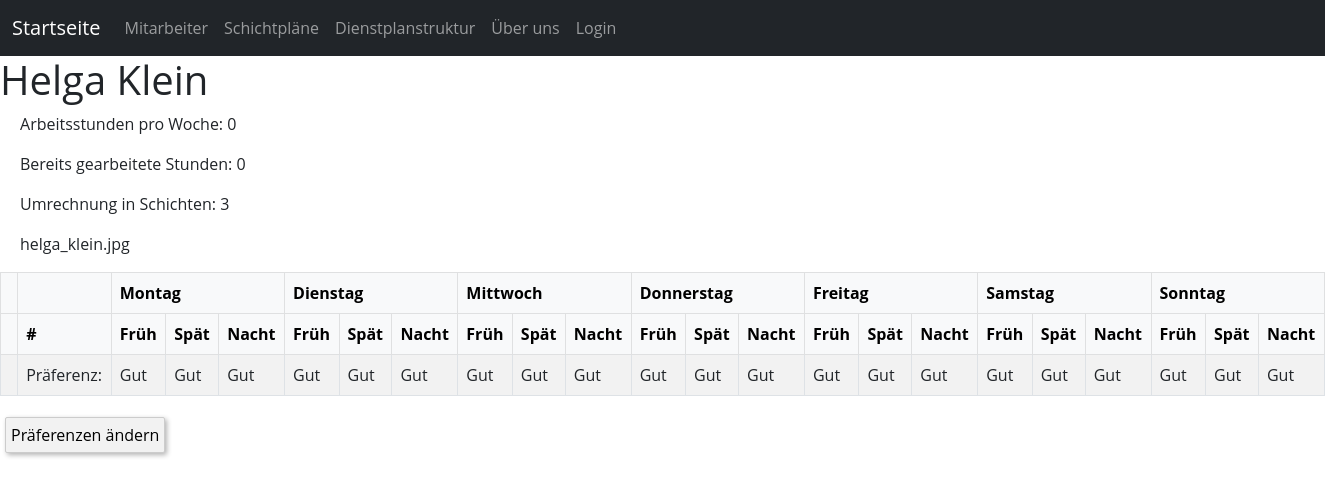
The page /employee/2 on the database its author committed.
### scheduler/models.py (models this page shows, shortened)
class Employee(models.Model):
    user = models.ForeignKey(User, related_name='employee', on_delete=models.CASCADE, null=True)
    name = models.CharField(max_length=50)
    working_hours_per_week = models.PositiveIntegerField(default=0)
    worked_hours = models.PositiveIntegerField(default=0)
    shifts_per_week = models.PositiveIntegerField()
    slug = models.SlugField(default="", null=False)

class Preferences(models.Model):
    employee = models.OneToOneField(Employee, on_delete=models.CASCADE)
    OPTION_ONE = 'OPTION_ONE'
    OPTION_TWO = 'OPTION_TWO'
    OPTION_THREE = 'OPTION_THREE'
    MY_CHOICES = [
        (OPTION_ONE, 'Gut'),
        (OPTION_TWO, 'Würde gehen, aber nicht gut'),
        (OPTION_THREE, 'Gar nicht'),
    ]
    monday_1 = models.CharField(max_length=20,choices=MY_CHOICES,default=OPTION_ONE,)
    monday_2 = models.CharField(max_length=20,choices=MY_CHOICES,default=OPTION_ONE,)
    monday_3 = models.CharField(max_length=20,choices=MY_CHOICES,default=OPTION_ONE,)
    tuesday_1 = models.CharField(max_length=20,choices=MY_CHOICES,default=OPTION_ONE,)
    tuesday_2 = models.CharField(max_length=20,choices=MY_CHOICES,default=OPTION_ONE,)
    tuesday_3 = models.CharField(max_length=20,choices=MY_CHOICES,default=OPTION_ONE,)
    wednesday_1 = models.CharField(max_length=20,choices=MY_CHOICES,default=OPTION_ONE,)
    wednesday_2 = models.CharField(max_length=20,choices=MY_CHOICES,default=OPTION_ONE,)
    wednesday_3 = models.CharField(max_length=20,choices=MY_CHOICES,default=OPTION_ONE,)
    thursday_1 = models.CharField(max_length=20,choices=MY_CHOICES,default=OPTION_ONE,)
    thursday_2 = models.CharField(max_length=20,choices=MY_CHOICES,default=OPTION_ONE,)
    thursday_3 = models.CharField(max_length=20,choices=MY_CHOICES,default=OPTION_ONE,)
    friday_1 = models.CharField(max_length=20,choices=MY_CHOICES,default=OPTION_ONE,)
    friday_2 = models.CharField(max_length=20,choices=MY_CHOICES,default=OPTION_ONE,)
    friday_3 = models.CharField(max_length=20,choices=MY_CHOICES,default=OPTION_ONE,)
    saturday_1 = models.CharField(max_length=20,choices=MY_CHOICES,default=OPTION_ONE,)
    saturday_2 = models.CharField(max_length=20,choices=MY_CHOICES,default=OPTION_ONE,)
    saturday_3 = models.CharField(max_length=20,choices=MY_CHOICES,default=OPTION_ONE,)
    sunday_1 = models.CharField(max_length=20,choices=MY_CHOICES,default=OPTION_ONE,)
    sunday_2 = models.CharField(max_length=20,choices=MY_CHOICES,default=OPTION_ONE,)
    sunday_3 = models.CharField(max_length=20,choices=MY_CHOICES,default=OPTION_ONE,)

### scheduler/views.py (the view)
# urls.py: path("employee/<int:id>", views.employee, name="employee"),
def employee(request, id):
    employee = get_object_or_404(Employee, pk=id)
    path = employee.name.lower().replace(" ", "_")
    return render(request, "scheduler/employee.html", {
        "employee" : employee,
        "path" : f"{path}.jpg",
    })

### scheduler/templates/scheduler/employee.html (shortened to what this page needs)
{% extends 'scheduler/base.html' %}
{% block content %}
    <h1>{{employee.name}}</h1>
    <p>Arbeitsstunden pro Woche: {{employee.working_hours_per_week}}</p>
    <p>Bereits gearbeitete Stunden: {{employee.worked_hours}}</p>
    <p>Umrechnung in Schichten: {{employee.shifts_per_week}}</p>
    <p>{{path}}</p>
    <table class="table table-striped table-hover table-bordered">
        <thead class="table-light">
          <tr>
            <th scope="col"></th>
            <th scope="col"></th>
            <th colspan="3">Montag</th>
            <th colspan="3">Dienstag</th>
            <th colspan="3">Mittwoch</th>
            <th colspan="3">Donnerstag</th>
            <th colspan="3">Freitag</th>
            <th colspan="3">Samstag</th>
            <th colspan="3">Sonntag</th>
        </tr>
        <tr>
            <th scope="col"></th>
            <th scope="col">#</th>
            <th scope="col">Früh</th>
            <th scope="col">Spät</th>
            <th scope="col">Nacht</th>
            <th scope="col">Früh</th>
            <th scope="col">Spät</th>
            <th scope="col">Nacht</th>
            <th scope="col">Früh</th>
            <th scope="col">Spät</th>
            <th scope="col">Nacht</th>
            <th scope="col">Früh</th>
            <th scope="col">Spät</th>
            <th scope="col">Nacht</th>
            <th scope="col">Früh</th>
            <th scope="col">Spät</th>
            <th scope="col">Nacht</th>
            <th scope="col">Früh</th>
            <th scope="col">Spät</th>
            <th scope="col">Nacht</th>
            <th scope="col">Früh</th>
            <th scope="col">Spät</th>
            <th scope="col">Nacht</th>
        </tr>
        </thead>
        <tbody>
            <tr>
                <th scope="row"></th>
                <td>Präferenz:</td>
                <td>{{employee.preferences.get_monday_1_display}}</td>
                <td>{{employee.preferences.get_monday_2_display}}</td>
                <td>{{employee.preferences.get_monday_3_display}}</td>
                <td>{{employee.preferences.get_tuesday_1_display}}</td>
                <td>{{employee.preferences.get_tuesday_2_display}}</td>
                <td>{{employee.preferences.get_tuesday_3_display}}</td>
                <td>{{employee.preferences.get_wednesday_1_display}}</td>
                <td>{{employee.preferences.get_wednesday_2_display}}</td>
                <td>{{employee.preferences.get_wednesday_3_display}}</td>
                <td>{{employee.preferences.get_thursday_1_display}}</td>
                <td>{{employee.preferences.get_thursday_2_display}}</td>
                <td>{{employee.preferences.get_thursday_3_display}}</td>
                <td>{{employee.preferences.get_friday_1_display}}</td>
                <td>{{employee.preferences.get_friday_2_display}}</td>
                <td>{{employee.preferences.get_friday_3_display}}</td>
                <td>{{employee.preferences.get_saturday_1_display}}</td>
                <td>{{employee.preferences.get_saturday_2_display}}</td>
                <td>{{employee.preferences.get_saturday_3_display}}</td>
                <td>{{employee.preferences.get_sunday_1_display}}</td>
                <td>{{employee.preferences.get_sunday_2_display}}</td>
                <td>{{employee.preferences.get_sunday_3_display}}</td>
            </tr>
        </tbody>
      </table>
      <a href="{% url 'change-preferences'%}" class="btn">Präferenzen ändern</a>
{% endblock content %}

### scheduler/static/scheduler/styles.css (style rules this page uses)
body { font-family: 'Open Sans', sans-serif; }
p { padding-left: 20px; }
.btn { display: inline-block; padding: 5px; margin: 5px; font-size: 16px; color: #000; background-color: #f2f2f2; border: 1px solid #ccc; border-radius: 2px; text-decoration: none; box-shadow: 2px 2px 5px rgba(0,0,0,0.3); transition: background-color 0.3s ease, color 0.3s ease, box-shadow 0.3s ease; }

### rows shown on the page
Employee: name "Helga Klein", working_hours_per_week "0", worked_hours "0", shifts_per_week "3", preferences.monday_1 "Gut", preferences.monday_2 "Gut", preferences.monday_3 "Gut", preferences.tuesday_1 "Gut", preferences.tuesday_2 "Gut", preferences.tuesday_3 "Gut", preferences.wednesday_1 "Gut", preferences.wednesday_2 "Gut", preferences.wednesday_3 "Gut", preferences.thursday_1 "Gut", preferences.thursday_2 "Gut", preferences.thursday_3 "Gut", preferences.friday_1 "Gut", preferences.friday_2 "Gut", preferences.friday_3 "Gut", preferences.saturday_1 "Gut", preferences.saturday_2 "Gut", preferences.saturday_3 "Gut", preferences.sunday_1 "Gut", preferences.sunday_2 "Gut", preferences.sunday_3 "Gut"

### other values the page prints
{{ path }} "helga_klein.jpg"
